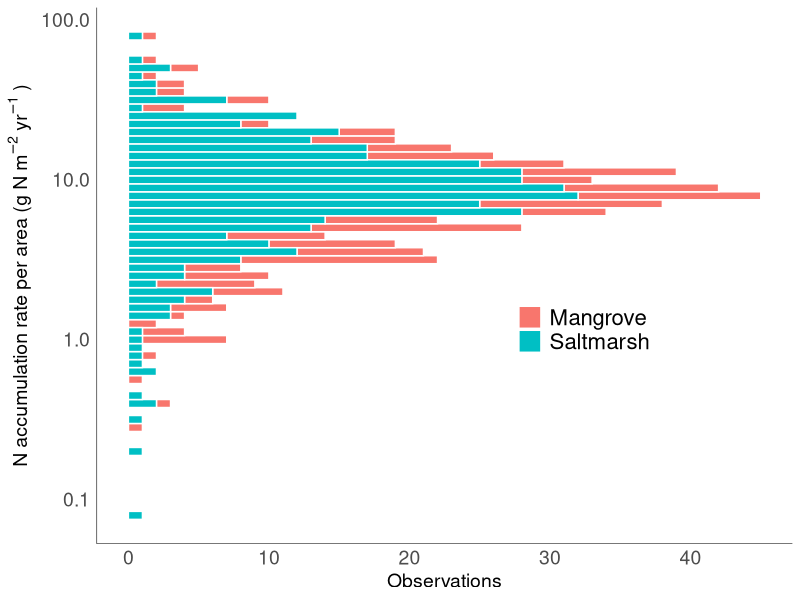

Generate this figure with R:

library(dplyr)
library(tidyr)

# Read the CSV files into data frames
df1 <- read.csv("data/carbon/Wang_et_al_2021_car.csv")

# Read the CSV file into a data frame
All_combined <- read.csv("data/combined/AllCombined.csv")
# Assuming that All_combined has a "Habitat" column

All_combined <- All_combined %>%
 filter(CN>5,CN<100)

# Calculate the mean value of the CN column and handle missing and infinite values
mean_CN <- mean(All_combined$CN[is.finite(All_combined$CN)], na.rm = TRUE)

mean_CN_mangrove <- All_combined %>%
  filter(Habitat == "mangrove") %>%
  summarise(mean_CN_mangrove = mean(CN[is.finite(CN)], na.rm = TRUE))

mean_CN_marsh <- All_combined %>%
  filter(Habitat == "marsh") %>%
  summarise(mean_CN_marsh = mean(CN[is.finite(CN)], na.rm = TRUE))

df2 <- df1 %>%
  mutate(
    modeledCN = ifelse(Vegetation == "Mangrove", mean_CN_mangrove, mean_CN_marsh),
    modeledCN = as.numeric(ifelse(modeledCN > 0 & modeledCN < 100, modeledCN, NA)),  # Coerce to numeric and filter values
    NAR = CAR / modeledCN
  )


path_out = 'data/combined/'
export_file <- paste(path_out,"NAR.csv")
write.csv(df2, export_file)


# Assuming 'CN' and 'Habitat' are the relevant column names in your data frame
library(ggplot2)


ggplot(df2, aes(y = NAR, fill = Vegetation)) +
  geom_histogram(binwidth = .05, color = "white") +
  labs(
    title = NULL,
    y = expression("N accumulation rate per area (g N" ~ m^{-2} ~ yr^{-1}~")"),
    x = "Observations"
  ) +
  theme_minimal() +
  theme(
    panel.grid = element_blank(),
    axis.title.x = element_text(size = 14),
    axis.title.y = element_text(size = 14),
    axis.text = element_text(size = 14),
    axis.line.x = element_line(linewidth = 0.2),
    axis.line.y = element_line(linewidth = 0.2),
    legend.position = c(0.7, 0.4),
    legend.title = element_blank(),
    legend.text = element_text(size = 16)
  ) +
  scale_y_continuous(
    limits = c(0, 55),  # Adjusted limits based on your preferences
    breaks = seq(0, 55, by = 10)  # Specify tick mark positions
  ) +
  scale_y_log10()  # Log-scale the y-axis


head(df2)
print(summary(df2$NAR))



